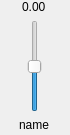
<?xml version="1.0" encoding="UTF-8"?>
<ui version="4.0">
 <class>CustomSlider</class>
 <widget class="QWidget" name="CustomSlider">
  <property name="geometry">
   <rect>
    <x>0</x>
    <y>0</y>
    <width>70</width>
    <height>135</height>
   </rect>
  </property>
  <property name="sizePolicy">
   <sizepolicy hsizetype="Minimum" vsizetype="Minimum">
    <horstretch>70</horstretch>
    <verstretch>135</verstretch>
   </sizepolicy>
  </property>
  <property name="minimumSize">
   <size>
    <width>70</width>
    <height>135</height>
   </size>
  </property>
  <property name="windowTitle">
   <string>Form</string>
  </property>
  <widget class="QWidget" name="layoutWidget">
   <property name="geometry">
    <rect>
     <x>0</x>
     <y>0</y>
     <width>69</width>
     <height>132</height>
    </rect>
   </property>
   <layout class="QVBoxLayout" name="verticalLayout">
    <item alignment="Qt::AlignHCenter">
     <widget class="QLabel" name="ValueLabel">
      <property name="text">
       <string>0.00</string>
      </property>
     </widget>
    </item>
    <item alignment="Qt::AlignHCenter">
     <widget class="QSlider" name="Slider">
      <property name="maximum">
       <number>100</number>
      </property>
      <property name="singleStep">
       <number>1</number>
      </property>
      <property name="value">
       <number>50</number>
      </property>
      <property name="orientation">
       <enum>Qt::Vertical</enum>
      </property>
     </widget>
    </item>
    <item alignment="Qt::AlignHCenter">
     <widget class="QLabel" name="NameLabel">
      <property name="text">
       <string>name</string>
      </property>
     </widget>
    </item>
   </layout>
  </widget>
 </widget>
 <resources/>
 <connections/>
</ui>
